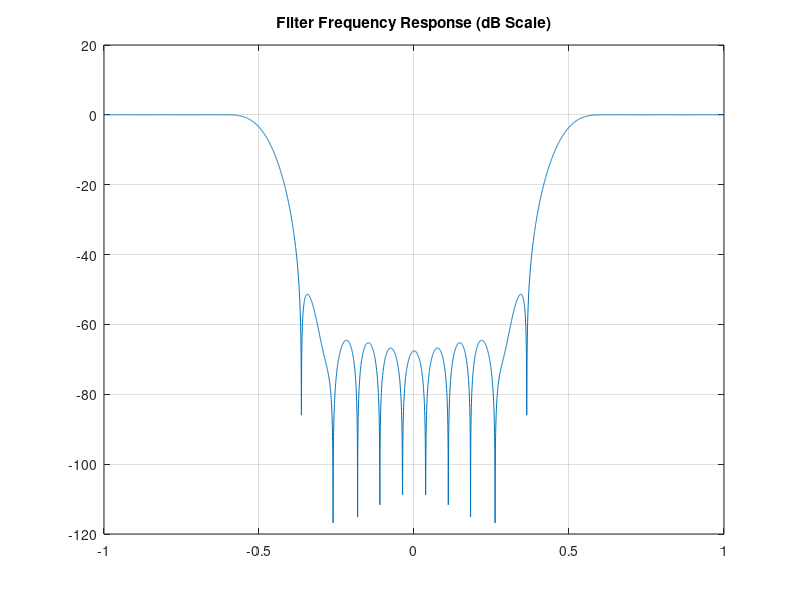
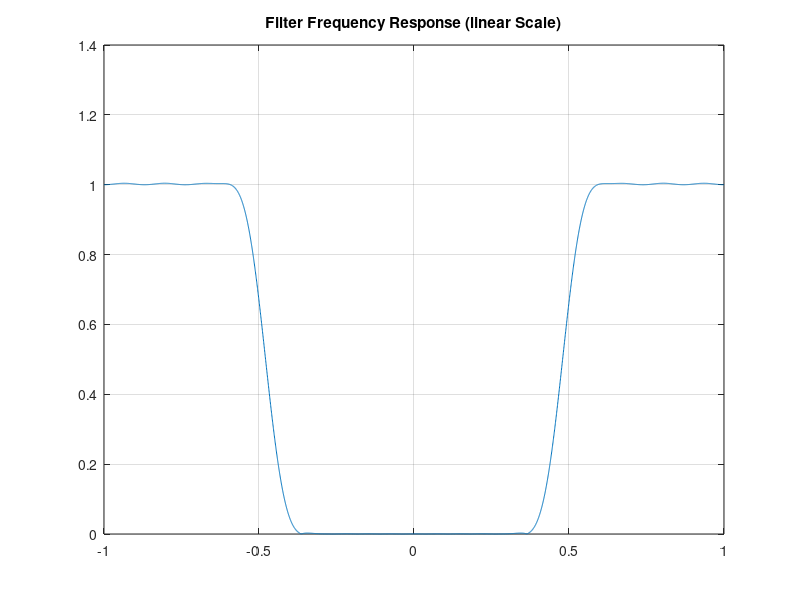

Recreate these plots in MATLAB, in order.
close all; clear; clc

N = 31;
fc = 0.48;

hc = fir1(N - 1, fc,'high');

NumFFT = 4096;
Freqs = linspace(-1,1,NumFFT);

figure
plot(Freqs,20*log10(abs(fftshift(fft(hc,NumFFT)))))

title('Filter Frequency Response (dB Scale)')
grid on

figure
plot(Freqs,(abs(fftshift(fft(hc,NumFFT)))))
title('Filter Frequency Response (linear Scale)')
grid on
